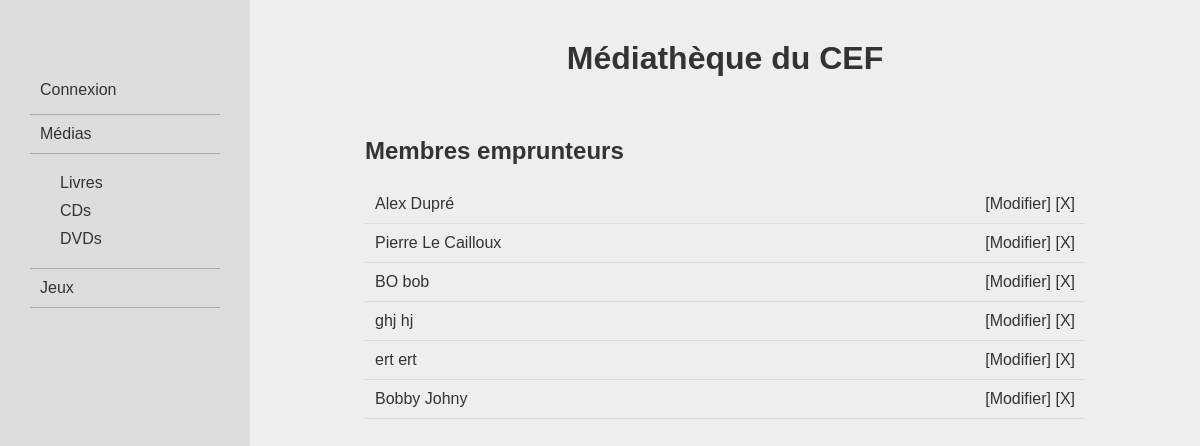
The page /membres on the database as committed earlier.
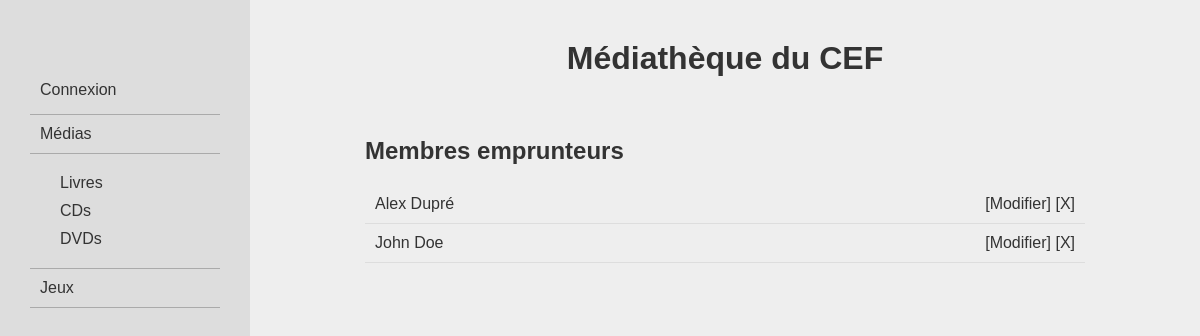
The same page on the database as committed later.
### logisticMediatheque/models.py (models this page shows, shortened)
class Membres (models.Model):
    firstname = models.CharField(max_length=100)
    lastname = models.CharField(max_length=100)
    email = models.EmailField()
    canLoan = models.BooleanField(default=True)
    numLoan = models.IntegerField(default=0)

### logisticMediatheque/views/views_membres.py (the view)
# urls.py: path('membres', views_membres.listMembres, name = 'listMembres'),
def listMembres(request):
    return render(request, "logisticMediatheque/lists/listMembres.html", {"membres": Membres.objects.all()})

### logisticMediatheque/templates/logisticMediatheque/lists/listMembres.html
{% extends 'logisticMediatheque/base.html' %}
{% block content %}
    <h2>Membres emprunteurs</h2>
    {% for membre in membres %}
    <div class="item">
        <a href="{% url 'logisticMediatheque:membreDetail' membre.id %}">{{membre.firstname}} {{membre.lastname}}</a>
        <div class="itemActions">
            <a href="{% url 'logisticMediatheque:updateMembre' membre.id %}">[Modifier]</a>
            <a href="{% url 'logisticMediatheque:removeMembre' membre.id %}">[X]</a>
        </div>
    </div>
    {% endfor %}
{% endblock content %}

### logisticMediatheque/templates/logisticMediatheque/base.html (shortened to what this page needs)
{% load static %}
<!DOCTYPE html>
<html lang="fr">
<head>
    <link rel="stylesheet" href="{% static 'css/style.css' %}">
</head>
<body>
    <div class="flexWrap">
        {% if user.is_authenticated %}
            {% include "logisticMediatheque/menus/menuManage.html" %}
        {% else %}
            {% include "logisticMediatheque/menus/menuMembre.html" %}
        {% endif %}
        <div id="content">
            <h1>Médiathèque du CEF</h1>
            <div id="wrapContent">
                {% block content %}{% endblock %}
            </div>
        </div>
    </div>
</body>
</html>

### logisticMediatheque/templates/logisticMediatheque/menus/menuMembre.html
<nav id="itemNav">
    <ul>
        {% include "logisticMediatheque/menus/menuAuth.html" %}
        <li><a href="{% url 'logisticMediatheque:listMedias' %}">Médias</a></li>
        <li class="submenu">
            <ul>
                <li>
                    <a href="{% url 'logisticMediatheque:listMediasByType' 'livre' %}">Livres</a>
                </li>
                <li>
                    <a href="{% url 'logisticMediatheque:listMediasByType' 'cd' %}">CDs</a>
                </li>
                <li>
                    <a href="{% url 'logisticMediatheque:listMediasByType' 'dvd' %}">DVDs</a>
                </li>
            </ul>
        </li>
        <li class="flexItemNav">
            <a href="{% url 'logisticMediatheque:listJeux' %}">Jeux</a>
        </li>
    </ul>
</nav>

### logisticMediatheque/templates/logisticMediatheque/menus/menuAuth.html
<li class="auth">
    {% if user.is_authenticated %}
        <p>Connecté : {{user.username}}</p>
        <p><a href="{% url 'manage:logout' %}">Déconnexion</a></p>
    {% else %}
        <p><a href="{% url 'manage:login' %}">Connexion</a></p>
    {% endif %}
</li>

### mediathequeCEF/static/css/style.css (style rules this page uses)
body { background-color: #eee; color:#333; font-family: sans-serif; margin:0; box-sizing: border-box; }
ul { list-style: none; padding: 0 0 0 20px; }
li { margin: 10px 0; }
a { text-decoration: none; color:#333; }
p { margin: 5px 0; }
h1 { text-align: center; margin: 20px 0 60px; }
.flexWrap { display: flex; }
#itemNav { width: 30%; max-width: 250px; min-height: 100vw; background: #ddd; }
#itemNav > ul { padding: 50px 30px; }
#itemNav > ul > li { border-bottom: 1px solid #aaa; margin: 0; padding: 10px; }
.submenu li, .flexItemNav { display: flex; justify-content: space-between; }
#content { padding: 20px; width: 100%; height: 100%; }
#wrapContent { max-width: 720px; margin: 0 auto; }
.item { border-bottom: 1px solid #ddd; margin: 0; padding: 10px; display: flex; justify-content: space-between; }

Rows that differ between the two databases and show on the page:
removed Membres: firstname "Pierre", lastname "Le Cailloux"
removed Membres: firstname "BO", lastname "bob"
removed Membres: firstname "ghj", lastname "hj"
removed Membres: firstname "ert", lastname "ert"
removed Membres: firstname "Bobby", lastname "Johny"
added Membres: firstname "John", lastname "Doe"
